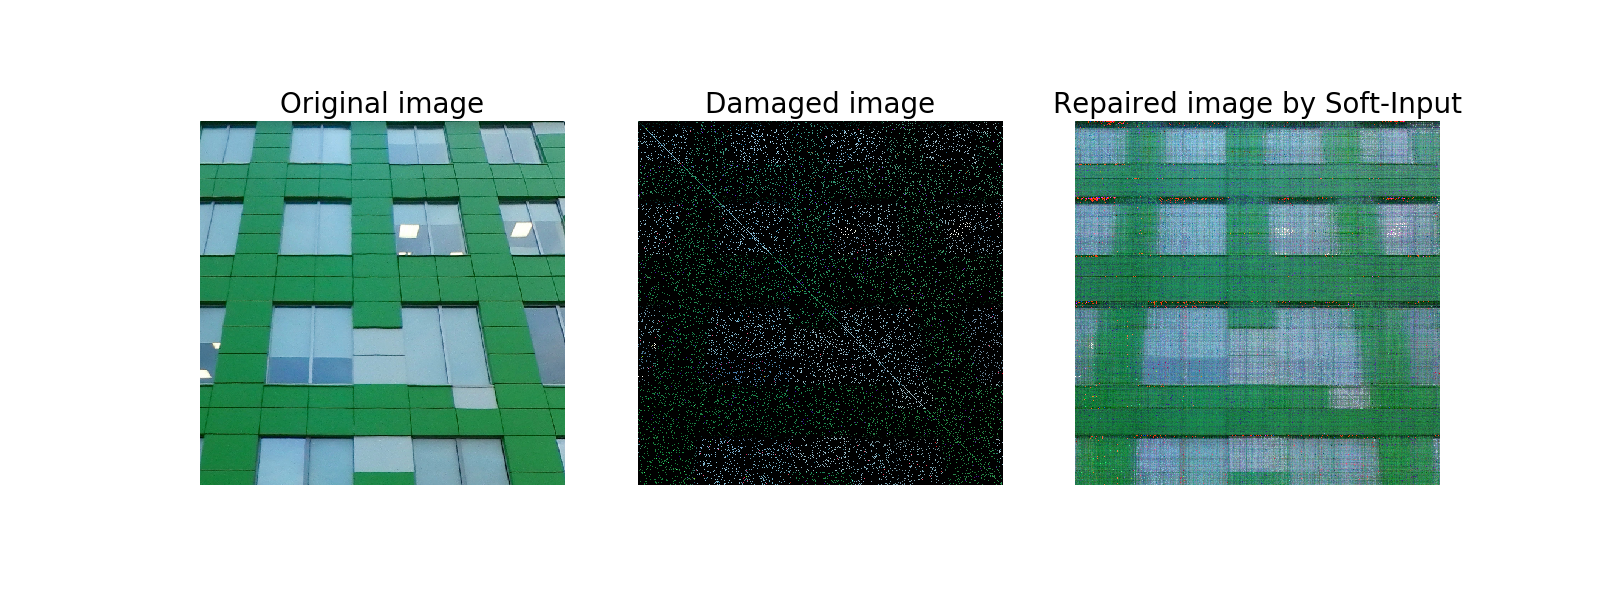

Recreate this plot in Python.
from PIL import Image
import matplotlib.pyplot as plt
import numpy as np
import scipy.sparse as sparse
import SoftInput

# downloading data
img = np.array(Image.open('sk.png'), dtype=np.uint8)

# random init
np.random.seed(25)
num = img.size // 30

np.random.seed(25)
row_ind = np.random.randint(0, img[:, : ,0].shape[0], size=num)
col_ind = np.random.randint(0, img[:, :, 0].shape[1], size=num)

# we assume that pixels at main diagonal are known to be sure that at least one
# pixel at each row and at each column is known
row_ind = np.append(row_ind, np.arange(img[:, :, 0].shape[0]))
col_ind = np.append(col_ind, np.arange(img[:, :, 0].shape[0]))

X_r = sparse.csr_matrix((img[(row_ind, col_ind, 0)], (row_ind, col_ind)), shape=img[:, :, 0].shape, dtype=np.float)
X_g = sparse.csr_matrix((img[(row_ind, col_ind, 1)], (row_ind, col_ind)), shape=img[:, :, 0].shape, dtype=np.float)
X_b = sparse.csr_matrix((img[(row_ind, col_ind, 2)], (row_ind, col_ind)), shape=img[:, :, 0].shape, dtype=np.float)

damaged_img = np.dstack((X_r.toarray(), X_g.toarray(), X_b.toarray()))
damaged_img = np.array(damaged_img, dtype=np.uint8)

np.random.seed(25)
si_r = SoftInput.SoftInput(X_r)
si_g = SoftInput.SoftInput(X_g)
si_b = SoftInput.SoftInput(X_b)

lambdas = np.linspace(0, 100, 10)

lambdas, appr_r_U, appr_r_Vt  = si_r.fit(lambdas=lambdas, maxiter=2000, start_rank=100, tol=1e-6)
lambdas, appr_g_U, appr_g_Vt = si_g.fit(lambdas=lambdas, maxiter=2000, start_rank=100, tol=1e-6)
lambdas, appr_b_U, appr_b_Vt = si_b.fit(lambdas=lambdas, maxiter=2000, start_rank=100, tol=1e-6)

Ans_r_si = np.array(appr_r_U[-1].dot(appr_r_Vt[-1]), dtype=np.uint8)
Ans_g_si = np.array(appr_g_U[-1].dot(appr_g_Vt[-1]), dtype=np.uint8)
Ans_b_si = np.array(appr_b_U[-1].dot(appr_b_Vt[-1]), dtype=np.uint8)

plt.figure(figsize=(16, 6))

plt.subplot(131)
plt.imshow(img)
plt.axis('off')
plt.title('Original image', fontsize=20)

plt.subplot(132)
plt.imshow(damaged_img)
plt.axis('off')
plt.title('Damaged image', fontsize=20)

plt.subplot(133)
plt.imshow(np.dstack((Ans_r_si, Ans_g_si, Ans_b_si)))
plt.axis('off')
plt.title('Repaired image by Soft-Input', fontsize=20)

plt.savefig('demo.png')

